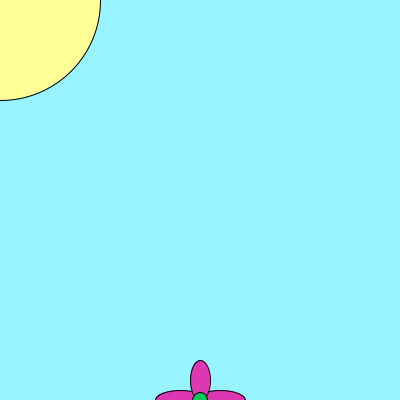
Frame 1 (no input)
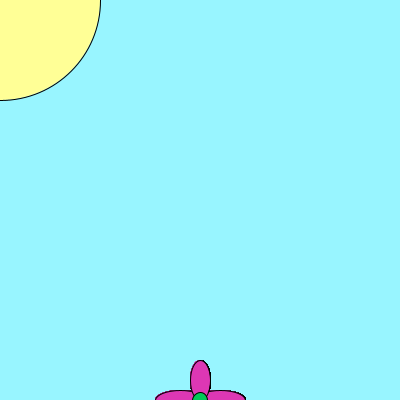
Frame 60 (the mouse pressed at the canvas centre just before this capture)
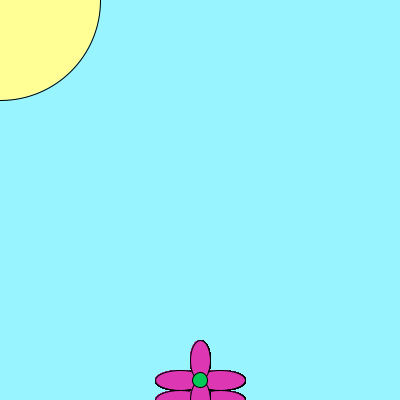
Frame 120 (the mouse held since frame 60 and released just before this capture)

The Processing sketch that drew these frames (run headless with seeded random() and noise(); from frame 60 on, the mouse is pressed at the canvas centre):

// Processing sketch: processing_138348
// ── processing_138348.pde

float x=0;
void setup(){
  size(400,400);
  background(152,245,255);
  smooth();
  fill(255,255,150);
  ellipse(0,0,200,200);
}
void draw(){
  
    //stem
    
  strokeWeight(7);
  stroke(0,201,87);
  line(height/2,x+400,height/2,500);
  //petals
  strokeWeight(1);
  stroke(0);
    fill(221,55,180);
  ellipse(height/2-20,x+400,50,20);
  ellipse(height/2+20, x+400,50,20);
  ellipse(height/2, x+380, 20,40);
  ellipse(height/2, x+420, 20,40);
  //green circle
  fill(0,201,87);
  ellipse(height/2,x+400,15,15);


}
void mousePressed(){
x-=20;
background(152,245,255);
  fill(255,255,150);
  ellipse(0,0,200,200);
}
